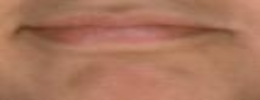
%> input picture Training/R (1).jpg, 260 x 100 px; its folder holds 4 pictures in this run
$ octave FAST.m   (GNU Octave 9; MATLAB toolbox functions it lacks are replaced by stand-ins)
%> lines starting %> are read from the running program, lines starting %| are printed output that depends on the picture
%% Training Part for FAST corner detector
clear all ; close all ; clc ;
w = 0 ;
FASTSum = 0 ;
for i = 1 : 14
images ='C:\Users\hsawa\OneDrive\Desktop\Imge\MyDataSet\Smiling\Training';
jpgfiles=dir(fullfile(images,'\*.jpg*')); n=numel(jpgfiles(i)); I1=jpgfiles(i).name;
I=imread(fullfile(images,I1));
%> I is the input picture: size 100x260x3 uint8; mean R, G, B 170, 117.5, 92.9
J = I ; R = J(:,:,1);G = J(:,:,2); B = J(:,:,3);
%> after `R = J(:,:,1)`:
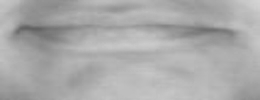
%> R: size 100x260 uint8; min 98, max 212, mean 170
%> after `G = J(:,:,2)`:
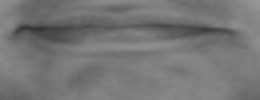
%> G: size 100x260 uint8; min 51, max 151, mean 117.5
%> after `B = J(:,:,3)`:
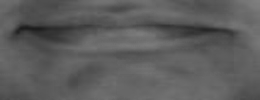
%> B: size 100x260 uint8; min 28, max 127, mean 92.9
Iout = zeros(size(J)); x = size(J,1); z = size(J,2);
%> after `x = size(J,1)`: x = 100
%> after `z = size(J,2)`: z = 260
Rout = zeros(x,z); Gout = zeros(x,z); Bout = zeros(x,z);
 for Ro=1:x
    for C=1:z
        pixelRed=R(Ro,C);
        pixelGreen=G(Ro,C);
        pixelBlue=B(Ro,C);
        if (( pixelRed > 80) && (pixelGreen < 80) && (pixelBlue < 100))
           Rout(Ro,C) = R(Ro,C);
           Gout(Ro,C) = G(Ro,C);
           Bout(Ro,C) = B(Ro,C);
        else
           Rout(Ro,C) = 0;
           Gout(Ro,C) = 0;
           Bout(Ro,C) = 0;
        end
    end
 end
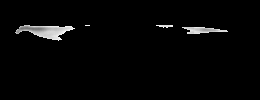
%> Bout: size 100x260 double; min 0, max 62, mean 1.4; drawn with min black and max white
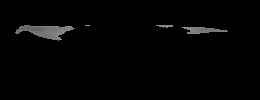
%> Rout: size 100x260 double; min 0, max 144, mean 3.4
IoutRGB = cat(3,Rout ,Gout ,Bout);
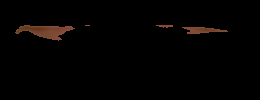
%> IoutRGB: size 100x260x3 double; mean R, G, B 3.4, 2, 1.4
IoutG = rgb2gray(IoutRGB);
corners1 = detectFASTFeatures(IoutG);
%> corners1 = 7 points; (x, y): (21, 27), (168, 28), (19, 29), (23, 32), (29, 32), (67, 32), (40, 37)
if corners1.Count == 0 %% Check if any corner detected or no
    FASTSum = FASTSum ;
    w = w + 1 ;
else
FASTSum = FASTSum +  corners1.Location(1,2);
%> FASTSum = 27
w = w + 1 ;
end
end
%> pass 2 of the loop `for i = 1 : 14`:
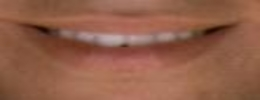
%> input picture Training/R (10).jpg, 260 x 100 px
%> I is the input picture: size 100x260x3 uint8; mean R, G, B 145.8, 95, 73.6
%> `B = J(:,:,3)`:
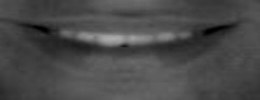
%> B: size 100x260 uint8; min 0, max 174, mean 73.6
%> `IoutG = rgb2gray(IoutRGB);`:
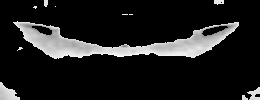
%> IoutG: size 100x260 double; min 0, max 98.83, mean 11.5; drawn with min black and max white
%> corners1 = 33 points; strongest (x, y): (56, 7), (18, 22), (51, 26), (206, 28), (20, 29)
%> FASTSum = 34
%> pass 3 of the loop `for i = 1 : 14`:
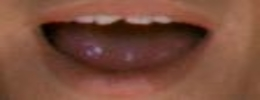
%> input picture Training/R (11).jpg, 260 x 100 px
%> I is the input picture: size 100x260x3 uint8; mean R, G, B 122.2, 76.3, 59.1
%> after the loop `for Ro=1:x`:
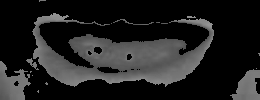
%> Rout: size 100x260 double; min 0, max 148, mean 32.2
%> `IoutRGB = cat(3,Rout ,Gout ,Bout);`:
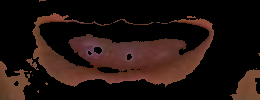
%> IoutRGB: size 100x260x3 double; mean R, G, B 32.2, 18.5, 14.8
%> corners1 = 54 points; strongest (x, y): (49, 16), (201, 19), (73, 20), (184, 20), (187, 20)
%> FASTSum = 50
%> (the run ends here)
